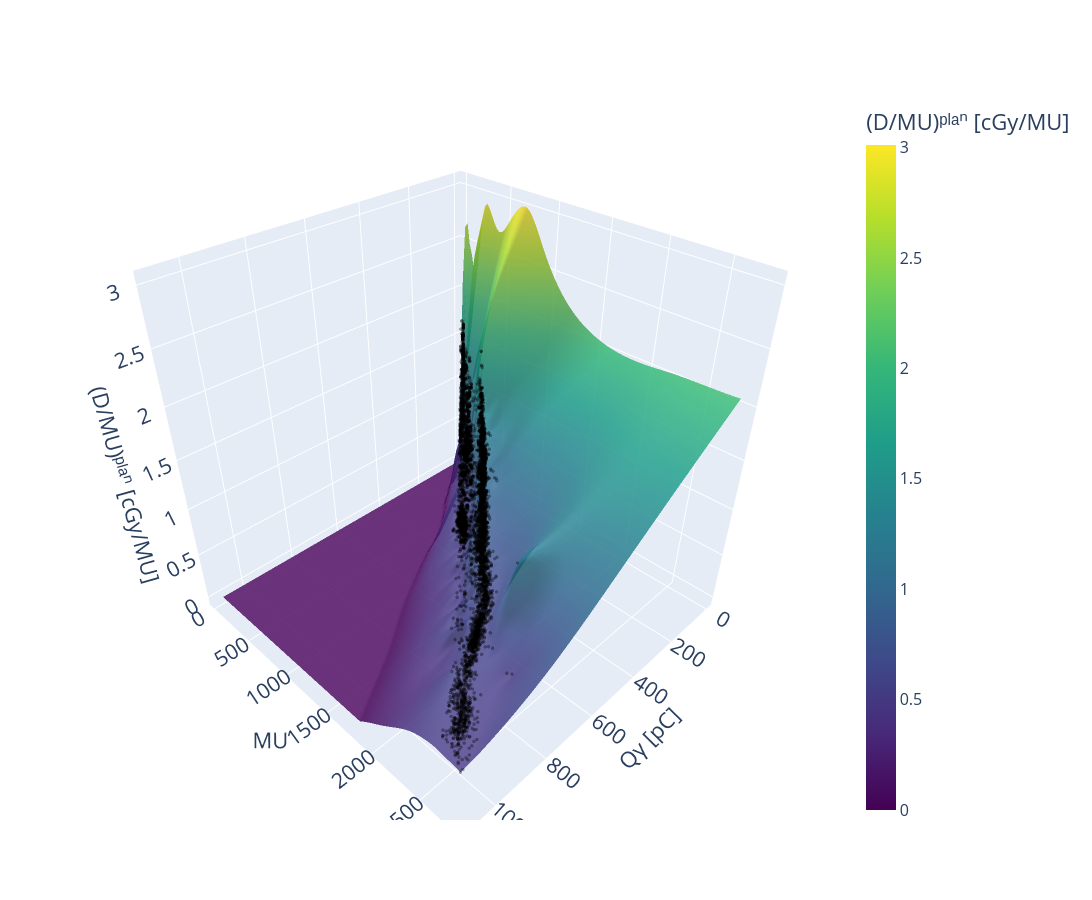

Write notebook code for a chart like this one.
### Code cell
# ============================================================
# RBF fit and 3D visualization on the training dataset
# ============================================================




# ============================================================
# Training data
# ============================================================

charge_train = df_train["charge"].values
mu_train = df_train["um_del"].values
debit_train = df_train["debit"].values


# ============================================================
# Fit RBF interpolator
# ============================================================

rbf = Rbf(
    charge_train,
    mu_train,
    debit_train,
    function="multiquadric",
    smooth=0.1
)

print("RBF interpolator fitted successfully.")


# ============================================================
# Create a grid over the training data range
# ============================================================

charge_grid = np.linspace(
    charge_train.min(),
    charge_train.max(),
    100
)

mu_grid = np.linspace(
    mu_train.min(),
    mu_train.max(),
    100
)

charge_mesh, mu_mesh = np.meshgrid(
    charge_grid,
    mu_grid
)


# ============================================================
# Evaluate the fitted RBF on the grid
# ============================================================

debit_mesh = rbf(
    charge_mesh,
    mu_mesh
)

# Enforce the physical constraint D/MU >= 0
debit_mesh = np.maximum(
    debit_mesh,
    0
)


# ============================================================
# 3D visualization
# ============================================================

fig = go.Figure()


# ------------------------------------------------------------
# RBF surface
# ------------------------------------------------------------

fig.add_trace(
    go.Surface(
        x=charge_mesh,
        y=mu_mesh,
        z=debit_mesh,
        colorscale="Viridis",
        opacity=0.85,
        showscale=True,

        colorbar=dict(
            title=dict(
                text="(D/MU)ᵖˡᵃⁿ [cGy/MU]",
                font=dict(size=22)
            ),
            tickfont=dict(size=16)
        ),

        name="RBF surface"
    )
)


# ------------------------------------------------------------
# Training data
# ------------------------------------------------------------

fig.add_trace(
    go.Scatter3d(
        x=charge_train,
        y=mu_train,
        z=debit_train,
        mode="markers",
        marker=dict(
            size=2,
            color="black",
            opacity=0.35
        ),
        name=f"Training sessions (N={len(df_train)})"
    )
)


# ============================================================
# Axis labels and layout
# ============================================================

fig.update_layout(
    width=1200,
    height=900,


    scene=dict(

        xaxis=dict(
            title=dict(
                text="Qγ [pC]",
                font=dict(size=22)
            ),
            tickfont=dict(size=16)
        ),

        yaxis=dict(
            title=dict(
                text="MU",
                font=dict(size=22)
            ),
            tickfont=dict(size=16)
        ),

        zaxis=dict(
            title=dict(
                text="(D/MU)ᵖˡᵃⁿ [cGy/MU]",
                font=dict(size=22)
            ),
            tickfont=dict(size=16)
        )
    )
)


# ------------------------------------------------------------
# Save and display
# ------------------------------------------------------------

plt.tight_layout()

plt.savefig(
    "../results/figures/rbf_fit.png",
    dpi=300,
    bbox_inches="tight"
)

fig.show()

### Figure 1 — Plotly figure (JSON) as saved in the notebook; plotly's stock layout.template omitted (floating-point values rounded to 4 significant figures; data arrays with more than 128 entries replaced by an {"elided": "..."} marker saying what was removed)
{"data": [{"colorbar": {"tickfont": {"size": 16}, "title": {"font": {"size": 22}, "text": "(D/MU)ᵖˡᵃⁿ [cGy/MU]"}}, "colorscale": [[0, "#440154"], [0.1111, "#482878"], [0.2222, "#3e4989"], [0.3333, "#31688e"], [0.4444, "#26828e"], [0.5556, "#1f9e89"], [0.6667, "#35b779"], [0.7778, "#6ece58"], [0.8889, "#b5de2b"], [1, "#fde725"]], "name": "RBF surface", "opacity": 0.85, "showscale": true, "type": "surface", "x": {"elided": "100x100 float values"}, "y": {"elided": "100x100 float values"}, "z": {"elided": "100x100 float values"}}, {"marker": {"color": "black", "opacity": 0.35, "size": 2}, "mode": "markers", "name": "Training sessions (N=6960)", "type": "scatter3d", "x": {"elided": "6960 float values"}, "y": {"elided": "6960 float values"}, "z": {"elided": "6960 float values"}}], "layout": {"height": 900, "scene": {"xaxis": {"tickfont": {"size": 16}, "title": {"font": {"size": 22}, "text": "Qγ [pC]"}}, "yaxis": {"tickfont": {"size": 16}, "title": {"font": {"size": 22}, "text": "MU"}}, "zaxis": {"tickfont": {"size": 16}, "title": {"font": {"size": 22}, "text": "(D/MU)ᵖˡᵃⁿ [cGy/MU]"}}}, "width": 1200}}
